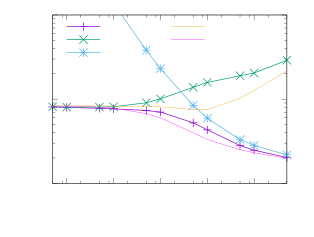

Generate this figure with gnuplot:
#!/sfihome/anna.hauber/bin/gnuplot -persist
#
#    
#    	G N U P L O T
#    	Version 5.0 patchlevel 0    last modified 2015-01-01 
#    
#    	Copyright (C) 1986-1993, 1998, 2004, 2007-2015
#    	Thomas Williams, Colin Kelley and many others
#    
#    	gnuplot home:     http://www.gnuplot.info
#    	faq, bugs, etc:   type "help FAQ"
#    	immediate help:   type "help"  (plot window: hit 'h')
# set terminal x11 
# set output
unset clip points
set clip one
unset clip two
set bar 1.000000 front
set border 31 front lt black linewidth 1.000 dashtype solid
set zdata 
set ydata 
set xdata 
set y2data 
set x2data 
set boxwidth
set style fill  empty border
set style rectangle back fc  bgnd fillstyle   solid 1.00 border lt -1
set style circle radius graph 0.02, first 0.00000, 0.00000 
set style ellipse size graph 0.05, 0.03, first 0.00000 angle 0 units xy
set dummy x, y
set format x "$10^{%T}$" 
set format y "$10^%T$" 
set format x2 "% g" 
set format y2 "% g" 
set format z "% g" 
set format cb "% g" 
set format r "% h" 
set timefmt "%d/%m/%y,%H:%M"
set angles radians
unset grid
set raxis
set style parallel front  lt black linewidth 2.000 dashtype solid
set key title ""
set key inside left top horizontal Left reverse enhanced autotitle nobox
set key noinvert samplen 4 spacing 1 width 0 height 0 
set key maxcolumns 2 maxrows 0
set key noopaque
unset label
unset arrow
set style increment default
unset style line
unset style arrow
set style histogram clustered gap 2 title textcolor lt -1
unset object
set style textbox transparent margins  1.0,  1.0 border
unset logscale
set logscale x 10
set logscale y 10
set offsets 0, 0, 0, 0
set pointsize 1
set pointintervalbox 1
set encoding default
unset polar
unset parametric
unset decimalsign
set view 60, 30, 1, 1
set samples 100, 100
set isosamples 10, 10
set surface 
unset contour
set cntrlabel  format '%8.3g' font '' start 5 interval 20
set mapping cartesian
set datafile separator whitespace
unset hidden3d
set cntrparam order 4
set cntrparam linear
set cntrparam levels auto 5
set cntrparam points 5
set size ratio 0 1,1
set origin 0,0
set style data points
set style function lines
set xzeroaxis lt nodraw linewidth 1.000 dashtype solid
set yzeroaxis lt nodraw linewidth 1.000 dashtype solid
unset zzeroaxis
set x2zeroaxis lt nodraw linewidth 1.000 dashtype solid
set y2zeroaxis lt nodraw linewidth 1.000 dashtype solid
set ticslevel 0.5
set tics scale  1, 0.5, 1, 1, 1
set mxtics default
set mytics default
set mztics default
set mx2tics default
set my2tics default
set mcbtics default
set mrtics default
set xtics border in scale 1,0.5 mirror norotate  autojustify
set xtics autofreq  norangelimit
set ytics border in scale 1,0.5 mirror norotate  autojustify
set ytics autofreq  norangelimit
set ztics border in scale 1,0.5 nomirror norotate  autojustify
set ztics autofreq  norangelimit
unset x2tics
unset y2tics
set cbtics border in scale 1,0.5 mirror norotate  autojustify
set cbtics autofreq  norangelimit
set rtics axis in scale 1,0.5 nomirror norotate  autojustify
set rtics autofreq  norangelimit
set paxis 1 tics border in scale 1,0.5 nomirror norotate  autojustify
set paxis 1 tics autofreq  rangelimit
set paxis 2 tics border in scale 1,0.5 nomirror norotate  autojustify
set paxis 2 tics autofreq  rangelimit
set paxis 3 tics border in scale 1,0.5 nomirror norotate  autojustify
set paxis 3 tics autofreq  rangelimit
set paxis 4 tics border in scale 1,0.5 nomirror norotate  autojustify
set paxis 4 tics autofreq  rangelimit
set paxis 5 tics border in scale 1,0.5 nomirror norotate  autojustify
set paxis 5 tics autofreq  rangelimit
set paxis 6 tics border in scale 1,0.5 nomirror norotate  autojustify
set paxis 6 tics autofreq  rangelimit
set paxis 7 tics border in scale 1,0.5 nomirror norotate  autojustify
set paxis 7 tics autofreq  rangelimit
set title "" 
set title  font "" norotate
set timestamp bottom 
set timestamp "" 
set timestamp  font "" norotate
set rrange [ * : * ] noreverse nowriteback
set trange [ * : * ] noreverse nowriteback
set urange [ * : * ] noreverse nowriteback
set vrange [ * : * ] noreverse nowriteback
set xlabel "Electron density n ($cm^{-3}$)" 
set xlabel  font "" textcolor lt -1 norotate
set x2label "" 
set x2label  font "" textcolor lt -1 norotate
set xrange [ 5.00000e+14 : 5.00000e+19 ] noreverse nowriteback
set x2range [ * : * ] noreverse nowriteback
set ylabel "Mobility $\\mu$ ($\\frac{cm^2}{Vs}$)" 
set ylabel  font "" textcolor lt -1 rotate by -270
set y2label "" 
set y2label  font "" textcolor lt -1 rotate by -270
set yrange [ 1000.00 : 100000. ] noreverse nowriteback
set y2range [ * : * ] noreverse nowriteback
set zlabel "" 
set zlabel  font "" textcolor lt -1 norotate
set zrange [ * : * ] noreverse nowriteback
set cblabel "" 
set cblabel  font "" textcolor lt -1 rotate by -270
set cbrange [ * : * ] noreverse nowriteback
set paxis 1 range [ * : * ] noreverse nowriteback
set paxis 2 range [ * : * ] noreverse nowriteback
set paxis 3 range [ * : * ] noreverse nowriteback
set paxis 4 range [ * : * ] noreverse nowriteback
set paxis 5 range [ * : * ] noreverse nowriteback
set paxis 6 range [ * : * ] noreverse nowriteback
set paxis 7 range [ * : * ] noreverse nowriteback
set zero 1e-08
set lmargin  -1
set bmargin  -1
set rmargin  -1
set tmargin  -1
set locale "C"
set pm3d explicit at s
set pm3d scansautomatic
set pm3d interpolate 1,1 flush begin noftriangles noborder corners2color mean
set palette positive nops_allcF maxcolors 0 gamma 1.5 color model RGB 
set palette rgbformulae 7, 5, 15
set colorbox default
set colorbox vertical origin screen 0.9, 0.2, 0 size screen 0.1, 0.63, 0 front bdefault
set style boxplot candles range  1.50 outliers pt 7 separation 1 labels auto unsorted
set loadpath 
set fontpath 
set psdir
set fit brief noerrorvariables nocovariancevariables errorscaling prescale nowrap v5
GNUTERM = "x11"
ARGC = 0
ARG0 = ""
x = 0.0
## Last datafile plotted: "n-mu-GaAs-Moore-theory.csv"
plot \
	'~/WORK/30-6-15/n-varied/variable-mu.dat' u 1:(1/(1/$5+1/$6)) w lp lw 2  t "$\\mu_{tot}$",\
	'~/WORK/30-6-15/n-varied/variable-mu.dat' u 1:5 w lp lw 2 t "$\\mu_{CC}$",\
	'~/WORK/30-6-15/n-varied/variable-mu.dat' u 1:6 w lp lw 2 t "$\\mu_{CI}$",\
	'~/WORK/30-6-15/n-varied-LO/variable-mu.dat' u 1:5 w l t "$\\mu_{LO}$",\
	'~/WORK/30-6-15/n-varied-LO/variable-mu.dat' u 1:(1/(1/$6+1/$5)) w l t "$\\mu_{LO + CI}$"
#    EOF
